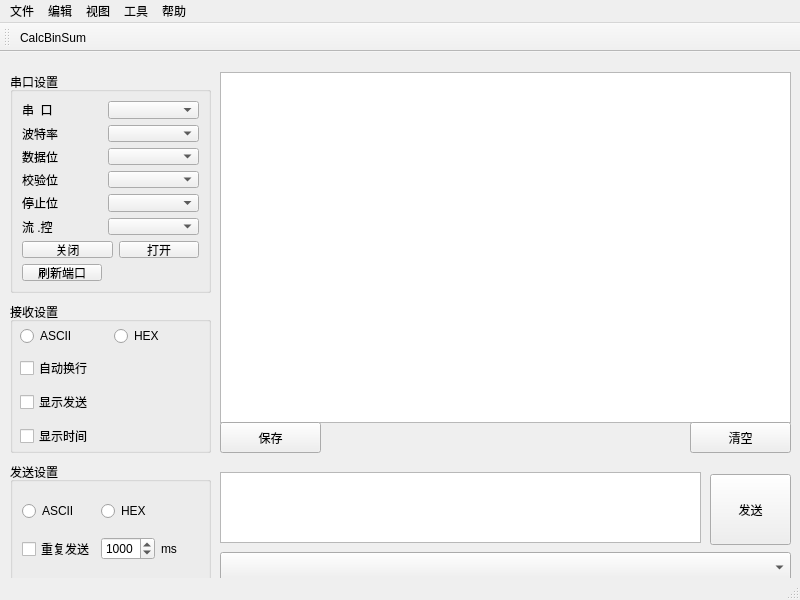
<?xml version="1.0" encoding="UTF-8"?>
<ui version="4.0">
 <class>MainWindow</class>
 <widget class="QMainWindow" name="MainWindow">
  <property name="geometry">
   <rect>
    <x>0</x>
    <y>0</y>
    <width>800</width>
    <height>600</height>
   </rect>
  </property>
  <property name="windowTitle">
   <string>MainWindow</string>
  </property>
  <widget class="QWidget" name="centralwidget">
   <widget class="QGroupBox" name="groupBox">
    <property name="geometry">
     <rect>
      <x>10</x>
      <y>20</y>
      <width>201</width>
      <height>221</height>
     </rect>
    </property>
    <property name="title">
     <string>串口设置</string>
    </property>
    <layout class="QGridLayout" name="gridLayout">
     <item row="4" column="1" colspan="2">
      <widget class="QComboBox" name="cbxStopBits"/>
     </item>
     <item row="5" column="1" colspan="2">
      <widget class="QComboBox" name="cbxFlowControl"/>
     </item>
     <item row="1" column="1" colspan="2">
      <widget class="QComboBox" name="cbxBaudRate"/>
     </item>
     <item row="4" column="0">
      <widget class="QLabel" name="label_5">
       <property name="text">
        <string>停止位</string>
       </property>
      </widget>
     </item>
     <item row="5" column="0">
      <widget class="QLabel" name="label_6">
       <property name="text">
        <string>流 .控</string>
       </property>
      </widget>
     </item>
     <item row="0" column="1" colspan="2">
      <widget class="QComboBox" name="cbxPortName"/>
     </item>
     <item row="2" column="1" colspan="2">
      <widget class="QComboBox" name="cbxDataBits"/>
     </item>
     <item row="3" column="1" colspan="2">
      <widget class="QComboBox" name="cbxParity"/>
     </item>
     <item row="6" column="2">
      <widget class="QPushButton" name="btnOpen">
       <property name="text">
        <string>打开</string>
       </property>
      </widget>
     </item>
     <item row="0" column="0">
      <widget class="QLabel" name="label">
       <property name="text">
        <string>串  口</string>
       </property>
      </widget>
     </item>
     <item row="6" column="0" colspan="2">
      <widget class="QPushButton" name="btnClose">
       <property name="text">
        <string>关闭</string>
       </property>
      </widget>
     </item>
     <item row="1" column="0">
      <widget class="QLabel" name="label_2">
       <property name="text">
        <string>波特率</string>
       </property>
      </widget>
     </item>
     <item row="3" column="0">
      <widget class="QLabel" name="label_4">
       <property name="text">
        <string>校验位</string>
       </property>
      </widget>
     </item>
     <item row="2" column="0">
      <widget class="QLabel" name="label_3">
       <property name="text">
        <string>数据位</string>
       </property>
      </widget>
     </item>
     <item row="7" column="0">
      <widget class="QPushButton" name="btnRefreshPort">
       <property name="text">
        <string>刷新端口</string>
       </property>
      </widget>
     </item>
    </layout>
   </widget>
   <widget class="QGroupBox" name="groupBox_2">
    <property name="geometry">
     <rect>
      <x>10</x>
      <y>250</y>
      <width>201</width>
      <height>151</height>
     </rect>
    </property>
    <property name="title">
     <string>接收设置</string>
    </property>
    <widget class="QWidget" name="layoutWidget">
     <property name="geometry">
      <rect>
       <x>10</x>
       <y>20</y>
       <width>181</width>
       <height>131</height>
      </rect>
     </property>
     <layout class="QVBoxLayout" name="verticalLayout">
      <item>
       <layout class="QHBoxLayout" name="horizontalLayout">
        <item>
         <widget class="QRadioButton" name="rbtnRcvASCII">
          <property name="text">
           <string>ASCII</string>
          </property>
         </widget>
        </item>
        <item>
         <widget class="QRadioButton" name="rbtnRcvHEX">
          <property name="text">
           <string>HEX</string>
          </property>
         </widget>
        </item>
       </layout>
      </item>
      <item>
       <widget class="QCheckBox" name="chkAutoLine">
        <property name="text">
         <string>自动换行</string>
        </property>
       </widget>
      </item>
      <item>
       <widget class="QCheckBox" name="chxShowSend">
        <property name="text">
         <string>显示发送</string>
        </property>
       </widget>
      </item>
      <item>
       <widget class="QCheckBox" name="chxShowTime">
        <property name="text">
         <string>显示时间</string>
        </property>
       </widget>
      </item>
     </layout>
    </widget>
   </widget>
   <widget class="QGroupBox" name="groupBox_3">
    <property name="geometry">
     <rect>
      <x>10</x>
      <y>410</y>
      <width>201</width>
      <height>121</height>
     </rect>
    </property>
    <property name="title">
     <string>发送设置</string>
    </property>
    <layout class="QGridLayout" name="gridLayout_2">
     <item row="0" column="1">
      <widget class="QRadioButton" name="rbtnSndHEX">
       <property name="text">
        <string>HEX</string>
       </property>
      </widget>
     </item>
     <item row="1" column="2">
      <widget class="QLabel" name="label_7">
       <property name="text">
        <string>ms</string>
       </property>
      </widget>
     </item>
     <item row="1" column="1">
      <widget class="QSpinBox" name="sbTimeInterval">
       <property name="maximum">
        <number>9999</number>
       </property>
       <property name="value">
        <number>1000</number>
       </property>
      </widget>
     </item>
     <item row="1" column="0">
      <widget class="QCheckBox" name="chkRepeatSnd">
       <property name="text">
        <string>重复发送</string>
       </property>
      </widget>
     </item>
     <item row="0" column="0">
      <widget class="QRadioButton" name="rbtnSndASCII">
       <property name="text">
        <string>ASCII</string>
       </property>
      </widget>
     </item>
    </layout>
   </widget>
   <widget class="QTextEdit" name="rcvTxtEdit">
    <property name="geometry">
     <rect>
      <x>220</x>
      <y>20</y>
      <width>571</width>
      <height>351</height>
     </rect>
    </property>
   </widget>
   <widget class="QTextEdit" name="sndTxtEdit">
    <property name="geometry">
     <rect>
      <x>220</x>
      <y>420</y>
      <width>481</width>
      <height>71</height>
     </rect>
    </property>
   </widget>
   <widget class="QPushButton" name="btnSend">
    <property name="geometry">
     <rect>
      <x>710</x>
      <y>422</y>
      <width>81</width>
      <height>71</height>
     </rect>
    </property>
    <property name="text">
     <string>发送</string>
    </property>
   </widget>
   <widget class="QComboBox" name="cbxSndHistory">
    <property name="geometry">
     <rect>
      <x>220</x>
      <y>500</y>
      <width>571</width>
      <height>31</height>
     </rect>
    </property>
   </widget>
   <widget class="QPushButton" name="btnClearRcv">
    <property name="geometry">
     <rect>
      <x>690</x>
      <y>370</y>
      <width>101</width>
      <height>31</height>
     </rect>
    </property>
    <property name="text">
     <string>清空</string>
    </property>
   </widget>
   <widget class="QPushButton" name="btnSaveRcv">
    <property name="geometry">
     <rect>
      <x>220</x>
      <y>370</y>
      <width>101</width>
      <height>31</height>
     </rect>
    </property>
    <property name="text">
     <string>保存</string>
    </property>
   </widget>
  </widget>
  <widget class="QMenuBar" name="menubar">
   <property name="geometry">
    <rect>
     <x>0</x>
     <y>0</y>
     <width>800</width>
     <height>23</height>
    </rect>
   </property>
   <widget class="QMenu" name="menu">
    <property name="title">
     <string>文件</string>
    </property>
   </widget>
   <widget class="QMenu" name="menu_2">
    <property name="title">
     <string>编辑</string>
    </property>
   </widget>
   <widget class="QMenu" name="menu_3">
    <property name="title">
     <string>视图</string>
    </property>
   </widget>
   <widget class="QMenu" name="menu_4">
    <property name="title">
     <string>工具</string>
    </property>
    <addaction name="actionCalcBinSum"/>
   </widget>
   <widget class="QMenu" name="menu_5">
    <property name="title">
     <string>帮助</string>
    </property>
   </widget>
   <addaction name="menu"/>
   <addaction name="menu_2"/>
   <addaction name="menu_3"/>
   <addaction name="menu_4"/>
   <addaction name="menu_5"/>
  </widget>
  <widget class="QStatusBar" name="statusbar"/>
  <widget class="QToolBar" name="toolBar">
   <property name="windowTitle">
    <string>toolBar</string>
   </property>
   <attribute name="toolBarArea">
    <enum>TopToolBarArea</enum>
   </attribute>
   <attribute name="toolBarBreak">
    <bool>false</bool>
   </attribute>
   <addaction name="actionCalcBinSum"/>
  </widget>
  <action name="actionCalcBinSum">
   <property name="icon">
    <iconset resource="icon.qrc">
     <normaloff>:/icon/addSum.png</normaloff>:/icon/addSum.png</iconset>
   </property>
   <property name="text">
    <string>CalcBinSum</string>
   </property>
  </action>
 </widget>
 <resources>
  <include location="icon.qrc"/>
 </resources>
 <connections/>
</ui>
